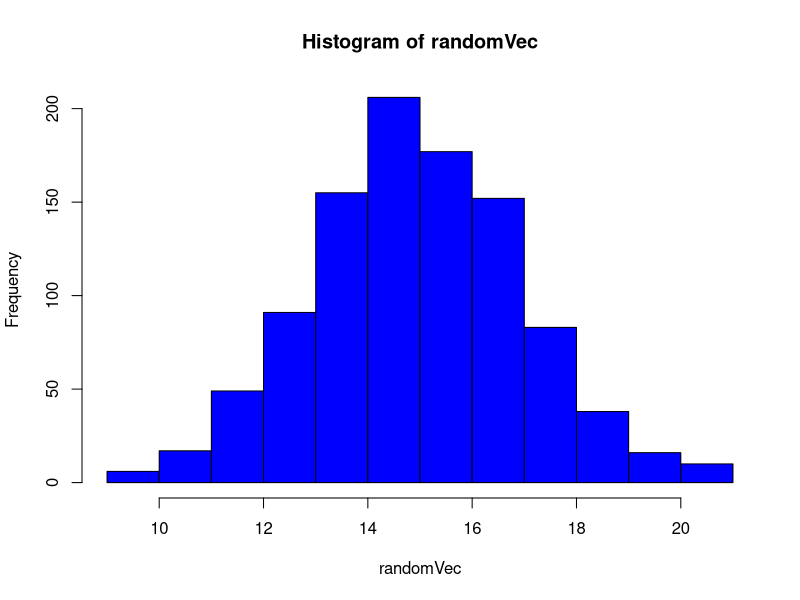

Here is the R script that generated this plot:
## ---- chunk 1
randomVec <- rnorm(1000, mean = 15, sd=2)
hist(randomVec, col="blue")

